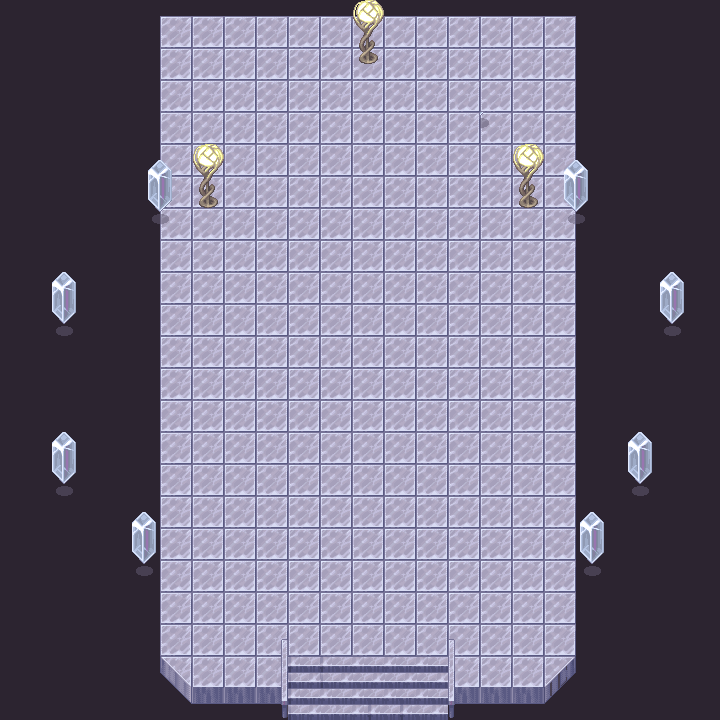

The image is a tile-based game level rendered from a .tmx file. Its description and source (layers, tilesets, objects; grid data summarised) follow:
An orthogonal 45x45 tile map with 16x16 px tiles, 3 tile layers (background, first, second), 2 tilesets and 32 objects (14x barrier, 3x semi-transparent, entrance).

<map version="1.0" orientation="orthogonal" width="45" height="45" tilewidth="16" tileheight="16">
 <properties>
  <property name="scene-type" value="field" />
  <property name="sound" value="sounds/dungeon.mp3" />
  <property name="tmx" value="maps/M307.tmx" />
 </properties>
 <tileset firstgid="1" name="050-DarkSpace01" tilewidth="16" tileheight="16">
  <image source="050-DarkSpace01.png" width="256" height="640" />
 </tileset>
 <tileset firstgid="641" name="barrier-mask4" tilewidth="16" tileheight="16">
  <image source="barrier-mask4.png" width="64" height="64" />
 </tileset>
 <layer name="background" width="45" height="45">
  <data>[2025 cells, 2025 non-empty, 4 distinct tile ids]</data>
 </layer>
 <layer name="first" width="45" height="45">
  <data>[2025 cells, 1094 non-empty, 26 distinct tile ids]</data>
 </layer>
 <layer name="second" width="45" height="45">
  <data>[2025 cells, 158 non-empty, 48 distinct tile ids]</data>
 </layer>
 <objectgroup name="entrances" width="45" height="45">
  <object name="crystal" type="entrance" x="288" y="688" width="160" height="32">
   <properties>
    <property name="ID" value="M305" />
    <property name="dest" value="dungeon-5-north" />
   </properties>
  </object>
 </objectgroup>
 <objectgroup name="barriers" width="45" height="45">
  <object type="barrier" x="0" y="0" width="160" height="720" />
  <object type="barrier" x="576" y="0" width="160" height="720" />
  <object type="barrier" x="160" y="688" width="112" height="80" />
  <object type="barrier" x="464" y="688" width="112" height="80" />
  <object type="barrier" x="272" y="640" width="16" height="80" />
  <object type="barrier" x="448" y="640" width="16" height="80" />
  <object type="barrier" x="512" y="192" width="32" height="16" />
  <object type="barrier" x="352" y="48" width="32" height="16" />
  <object type="barrier" x="272" y="720" width="192" height="16" />
  <object type="barrier" x="160" y="656" width="32" height="32" />
  <object type="barrier" x="544" y="656" width="32" height="32" />
  <object type="barrier" x="160" y="0" width="432" height="16" />
  <object type="barrier" x="193" y="191" width="32" height="16" />
  <object type="barrier" x="192" y="192" width="32" height="16" />
 </objectgroup>
 <objectgroup name="semi-transparents" width="45" height="45">
  <object type="semi-transparent" x="192" y="144" width="32" height="48" />
  <object type="semi-transparent" x="512" y="144" width="32" height="48" />
  <object type="semi-transparent" x="352" y="0" width="32" height="48" />
 </objectgroup>
 <objectgroup name="objects" width="45" height="45">
  <object x="219" y="278">
   <properties>
    <property name="ID" value="E411" />
    <property name="flags" value="F407,F407,F409,F401,F412,F404" />
   </properties>
  </object>
  <object x="298" y="281">
   <properties>
    <property name="ID" value="E412" />
    <property name="flags" value="F407,F401,F408,F409,F405,F412" />
   </properties>
  </object>
  <object x="389" y="279">
   <properties>
    <property name="ID" value="E413" />
    <property name="flags" value="F407,F410,F405,F404,F401,F406" />
   </properties>
  </object>
  <object x="469" y="267">
   <properties>
    <property name="ID" value="E414" />
    <property name="flags" value="F407,F413,F406,F403,F404,F409" />
   </properties>
  </object>
  <object x="326" y="216">
   <properties>
    <property name="ID" value="E415" />
    <property name="flags" value="F407,F411,F408,F402,F412,F410" />
   </properties>
  </object>
  <object x="257" y="506">
   <properties>
    <property name="ID" value="E416" />
    <property name="flags" value="F410,F412,F407,F405,F413,F403" />
   </properties>
  </object>
  <object x="305" y="474">
   <properties>
    <property name="ID" value="E418" />
    <property name="flags" value="F410,F405,F401,F412,F411,F404" />
   </properties>
  </object>
  <object x="367" y="437">
   <properties>
    <property name="ID" value="E420" />
    <property name="flags" value="F410,F404,F402,F408,F413,F406" />
   </properties>
  </object>
  <object x="384" y="485">
   <properties>
    <property name="ID" value="E491" />
    <property name="flags" value="F410,F405,F403,F411,F401,F413" />
   </properties>
  </object>
  <object x="462" y="207">
   <properties>
    <property name="ID" value="E414" />
    <property name="flags" value="F407,F404,F406,F408,F405,F403" />
   </properties>
  </object>
  <object x="394" y="208">
   <properties>
    <property name="ID" value="E413" />
    <property name="flags" value="F407,F407,F402,F404,F405,F401" />
   </properties>
  </object>
  <object x="481" y="436">
   <properties>
    <property name="ID" value="E420" />
    <property name="flags" value="F410,F412,F406,F403,F409,F410" />
   </properties>
  </object>
  <object x="450" y="483">
   <properties>
    <property name="ID" value="E420" />
    <property name="flags" value="F410,F408,F405,F409,F402,F407" />
   </properties>
  </object>
  <object x="343" y="555">
   <properties>
    <property name="ID" value="E418" />
    <property name="flags" value="F410,F404,F402,F405,F409,F410" />
   </properties>
  </object>
 </objectgroup>
</map>
